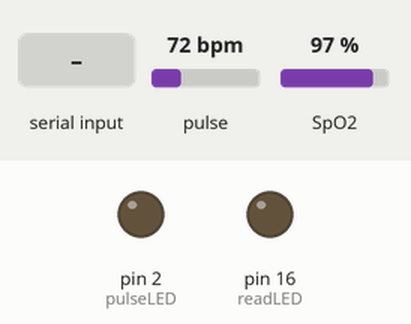
The sketch below on a simulated Arduino Uno, built with avr-gcc and run on an emulated ATmega328P. Parts: output pins drawn as LEDs (lit = HIGH). Dashed ring = blinking. The test bench sets the inputs (shaded band); at power-on: pulse 72 bpm, SpO2 97 %. What the sketch prints to the serial monitor is not drawn.

Above: at 1.2 s.
1.3 s: "1" received over Serial
At 9.39 s:
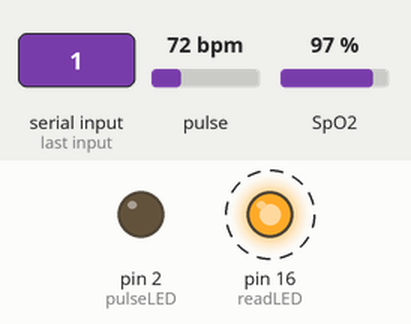
Timing chart, 0 to 11.0 s (numbered marks = the images above; inputs shaded):
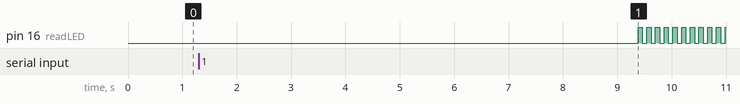

The sketch:

test4.ino
```cpp
/*
  Optical SP02 Detection
*/
#include <Wire.h>
#include "MAX30105.h"
#include "spo2_algorithm.h"

MAX30105 particleSensor;

uint32_t irBuffer[100];
uint32_t redBuffer[100];

int32_t bufferLength;
int32_t spo2;
int8_t validSPO2;
int32_t heartRate;
int8_t validHeartRate;

byte pulseLED = 2;      // ESP8266 safe pin (D4)
byte readLED = 16;      // ESP8266 onboard LED (D0)


// =========================
// 🟦 DEBUG WAIT FUNCTION
// =========================
bool waitForSample(const char *stage)
{
    unsigned long start = millis();

    while (!particleSensor.available()) {
        particleSensor.check();
        yield();

        if (millis() - start > 1200) {  // 1.2 sec timeout
            Serial.print("⚠ TIMEOUT in stage: ");
            Serial.println(stage);
            return false;
        }
    }

    return true;
}


void setup()
{
    Serial.begin(115200);
    delay(300);

    Serial.println("\n=== ESP8266 MAX30102 DEBUG START ===");

    pinMode(pulseLED, OUTPUT);
    pinMode(readLED, OUTPUT);

    if (!particleSensor.begin(Wire, I2C_SPEED_FAST))
    {
        Serial.println("❌ MAX30102 not found!");
        while (1) yield();
    }

    Serial.println("Sensor Found. Press any key to continue...");
    while (Serial.available() == 0) yield();
    Serial.read();

    particleSensor.setup(60, 4, 2, 50, 411, 4096);
    Serial.println("Sensor Initialized.");
}


void loop()
{
    bufferLength = 100;

    Serial.println("🟩 Stage 1: Reading first 100 samples...");

    for (byte i = 0 ; i < bufferLength ; i++)
    {
        if (!waitForSample("INITIAL READ")) return;

        redBuffer[i] = particleSensor.getRed();
        irBuffer[i]  = particleSensor.getIR();
        particleSensor.nextSample();

        if (i % 10 == 0) {  // print every 10th sample
            Serial.print("i=");
            Serial.print(i);
            Serial.print("  red=");
            Serial.print(redBuffer[i]);
            Serial.print("  ir=");
            Serial.println(irBuffer[i]);
        }
    }

    Serial.println("🟩 Stage 2: Running SPO2 algorithm...");
    maxim_heart_rate_and_oxygen_saturation(
        irBuffer, bufferLength, redBuffer, &spo2, &validSPO2,
        &heartRate, &validHeartRate
    );


    Serial.println("🟩 Stage 3: Entering continuous loop...");

    // ============================
    //   MAIN SAFE AND DEBUG LOOP
    // ============================

    while (true)
    {
        // Shift old samples
        for (byte i = 25; i < 100; i++)
        {
            redBuffer[i - 25] = redBuffer[i];
            irBuffer[i - 25]  = irBuffer[i];
        }

        // Take 25 new samples
        for (byte i = 75; i < 100; i++)
        {
            if (!waitForSample("CONTINUOUS READ")) {
                Serial.println("⚠ BREAK TO AVOID WDT");
                return;
            }

            digitalWrite(readLED, !digitalRead(readLED));

            redBuffer[i] = particleSensor.getRed();
            irBuffer[i]  = particleSensor.getIR();
            particleSensor.nextSample();

            if (i % 5 == 0) {
                Serial.print("idx=");
                Serial.print(i);
                Serial.print("  HR=");
                Serial.print(heartRate);
                Serial.print("  SpO2=");
                Serial.println(spo2);
            }

            yield();
        }

        // Recalculate
        Serial.println("🔄 Recalculating SPO2 + HR...");
        maxim_heart_rate_and_oxygen_saturation(
            irBuffer, bufferLength, redBuffer, &spo2, &validSPO2,
            &heartRate, &validHeartRate
        );

        yield();
    }
}
```

Measured:
- after the input at 1.3 s, pin 16 (readLED): alternates HIGH for 0.08 s and LOW for 0.08 s, starting after 8.1 s
